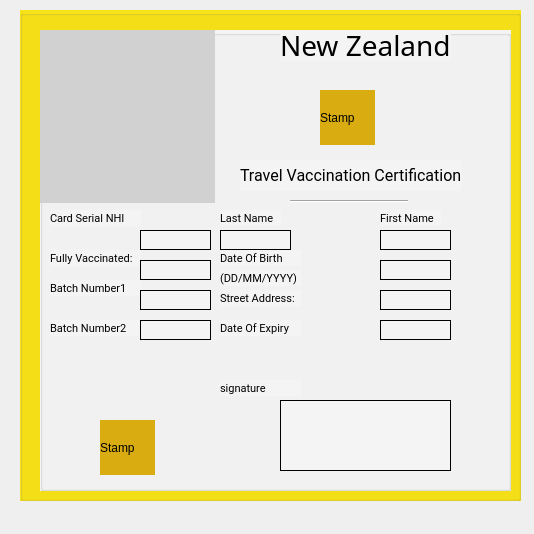
<?xml version="1.0" encoding="UTF-8"?>
<ui version="4.0">
 <class>covidPassportDialog</class>
 <widget class="QDialog" name="covidPassportDialog">
  <property name="geometry">
   <rect>
    <x>0</x>
    <y>0</y>
    <width>534</width>
    <height>534</height>
   </rect>
  </property>
  <property name="windowTitle">
   <string>Dialog</string>
  </property>
  <widget class="QGroupBox" name="groupBox">
   <property name="geometry">
    <rect>
     <x>20</x>
     <y>10</y>
     <width>501</width>
     <height>491</height>
    </rect>
   </property>
   <property name="styleSheet">
    <string notr="true">background-color: rgb(247, 225, 24);</string>
   </property>
   <property name="title">
    <string/>
   </property>
   <widget class="QGroupBox" name="groupBox_2">
    <property name="geometry">
     <rect>
      <x>20</x>
      <y>20</y>
      <width>471</width>
      <height>461</height>
     </rect>
    </property>
    <property name="styleSheet">
     <string notr="true">background-color: rgb(244, 244, 244);
</string>
    </property>
    <property name="title">
     <string/>
    </property>
    <widget class="QLabel" name="label">
     <property name="geometry">
      <rect>
       <x>0</x>
       <y>0</y>
       <width>175</width>
       <height>173</height>
      </rect>
     </property>
     <property name="styleSheet">
      <string notr="true">background-color: rgb(209, 209, 209);

</string>
     </property>
     <property name="text">
      <string/>
     </property>
    </widget>
    <widget class="QLabel" name="label_2">
     <property name="geometry">
      <rect>
       <x>240</x>
       <y>0</y>
       <width>171</width>
       <height>31</height>
      </rect>
     </property>
     <property name="styleSheet">
      <string notr="true">font-family: Nunito;
font-style: normal;
font-weight: normal;
font-size: 28px;
line-height: 38px;

color: #000000;</string>
     </property>
     <property name="text">
      <string>New Zealand</string>
     </property>
    </widget>
    <widget class="QLabel" name="Stamp">
     <property name="geometry">
      <rect>
       <x>280</x>
       <y>60</y>
       <width>55</width>
       <height>55</height>
      </rect>
     </property>
     <property name="styleSheet">
      <string notr="true">background-color: rgb(217, 173, 17);</string>
     </property>
     <property name="text">
      <string>Stamp</string>
     </property>
    </widget>
    <widget class="QLabel" name="label_3">
     <property name="geometry">
      <rect>
       <x>200</x>
       <y>130</y>
       <width>221</width>
       <height>31</height>
      </rect>
     </property>
     <property name="styleSheet">
      <string notr="true">
font-family: Roboto;
font-style: normal;
font-weight: normal;
font-size: 16px;
line-height: 19px;
</string>
     </property>
     <property name="text">
      <string>Travel Vaccination Certification</string>
     </property>
    </widget>
    <widget class="QLabel" name="label_4">
     <property name="geometry">
      <rect>
       <x>180</x>
       <y>180</y>
       <width>61</width>
       <height>16</height>
      </rect>
     </property>
     <property name="styleSheet">
      <string notr="true">font-family: Roboto;
font-style: normal;
font-weight: normal;
font-size: 11px;
</string>
     </property>
     <property name="text">
      <string>Last Name</string>
     </property>
    </widget>
    <widget class="QLabel" name="label_5">
     <property name="geometry">
      <rect>
       <x>340</x>
       <y>180</y>
       <width>61</width>
       <height>16</height>
      </rect>
     </property>
     <property name="styleSheet">
      <string notr="true">font-family: Roboto;
font-style: normal;
font-weight: normal;
font-size: 11px;
</string>
     </property>
     <property name="text">
      <string>First Name</string>
     </property>
    </widget>
    <widget class="QLabel" name="label_6">
     <property name="geometry">
      <rect>
       <x>180</x>
       <y>220</y>
       <width>81</width>
       <height>16</height>
      </rect>
     </property>
     <property name="styleSheet">
      <string notr="true">font-family: Roboto;
font-style: normal;
font-weight: normal;
font-size: 11px;
</string>
     </property>
     <property name="text">
      <string>Date Of Birth</string>
     </property>
    </widget>
    <widget class="QLabel" name="label_7">
     <property name="geometry">
      <rect>
       <x>180</x>
       <y>240</y>
       <width>81</width>
       <height>16</height>
      </rect>
     </property>
     <property name="styleSheet">
      <string notr="true">font-family: Roboto;
font-style: normal;
font-weight: normal;
font-size: 11px;
</string>
     </property>
     <property name="text">
      <string>(DD/MM/YYYY)</string>
     </property>
    </widget>
    <widget class="QLabel" name="label_8">
     <property name="geometry">
      <rect>
       <x>180</x>
       <y>260</y>
       <width>81</width>
       <height>16</height>
      </rect>
     </property>
     <property name="styleSheet">
      <string notr="true">font-family: Roboto;
font-style: normal;
font-weight: normal;
font-size: 11px;
</string>
     </property>
     <property name="text">
      <string>Street Address:</string>
     </property>
    </widget>
    <widget class="QLabel" name="label_9">
     <property name="geometry">
      <rect>
       <x>180</x>
       <y>290</y>
       <width>81</width>
       <height>16</height>
      </rect>
     </property>
     <property name="styleSheet">
      <string notr="true">font-family: Roboto;
font-style: normal;
font-weight: normal;
font-size: 11px;
</string>
     </property>
     <property name="text">
      <string>Date Of Expiry</string>
     </property>
    </widget>
    <widget class="QLabel" name="label_10">
     <property name="geometry">
      <rect>
       <x>180</x>
       <y>350</y>
       <width>81</width>
       <height>16</height>
      </rect>
     </property>
     <property name="styleSheet">
      <string notr="true">font-family: Roboto;
font-style: normal;
font-weight: normal;
font-size: 11px;
</string>
     </property>
     <property name="text">
      <string>signature</string>
     </property>
    </widget>
    <widget class="QLabel" name="Stamp_2">
     <property name="geometry">
      <rect>
       <x>60</x>
       <y>390</y>
       <width>55</width>
       <height>55</height>
      </rect>
     </property>
     <property name="styleSheet">
      <string notr="true">background-color: rgb(217, 173, 17);</string>
     </property>
     <property name="text">
      <string>Stamp</string>
     </property>
    </widget>
    <widget class="QLabel" name="label_11">
     <property name="geometry">
      <rect>
       <x>10</x>
       <y>180</y>
       <width>91</width>
       <height>16</height>
      </rect>
     </property>
     <property name="styleSheet">
      <string notr="true">font-family: Roboto;
font-style: normal;
font-weight: normal;
font-size: 11px;
</string>
     </property>
     <property name="text">
      <string>Card Serial NHI</string>
     </property>
    </widget>
    <widget class="QLabel" name="label_12">
     <property name="geometry">
      <rect>
       <x>10</x>
       <y>220</y>
       <width>91</width>
       <height>16</height>
      </rect>
     </property>
     <property name="styleSheet">
      <string notr="true">font-family: Roboto;
font-style: normal;
font-weight: normal;
font-size: 11px;
</string>
     </property>
     <property name="text">
      <string>Fully Vaccinated: </string>
     </property>
    </widget>
    <widget class="QLabel" name="label_13">
     <property name="geometry">
      <rect>
       <x>10</x>
       <y>250</y>
       <width>91</width>
       <height>16</height>
      </rect>
     </property>
     <property name="styleSheet">
      <string notr="true">font-family: Roboto;
font-style: normal;
font-weight: normal;
font-size: 11px;
</string>
     </property>
     <property name="text">
      <string>Batch Number1</string>
     </property>
    </widget>
    <widget class="QLabel" name="label_14">
     <property name="geometry">
      <rect>
       <x>10</x>
       <y>290</y>
       <width>91</width>
       <height>16</height>
      </rect>
     </property>
     <property name="styleSheet">
      <string notr="true">font-family: Roboto;
font-style: normal;
font-weight: normal;
font-size: 11px;
</string>
     </property>
     <property name="text">
      <string>Batch Number2</string>
     </property>
    </widget>
    <widget class="QLabel" name="label_15">
     <property name="geometry">
      <rect>
       <x>100</x>
       <y>200</y>
       <width>71</width>
       <height>20</height>
      </rect>
     </property>
     <property name="frameShape">
      <enum>QFrame::Panel</enum>
     </property>
     <property name="text">
      <string/>
     </property>
    </widget>
    <widget class="QLabel" name="label_16">
     <property name="geometry">
      <rect>
       <x>100</x>
       <y>230</y>
       <width>71</width>
       <height>20</height>
      </rect>
     </property>
     <property name="frameShape">
      <enum>QFrame::Panel</enum>
     </property>
     <property name="text">
      <string/>
     </property>
    </widget>
    <widget class="QLabel" name="label_17">
     <property name="geometry">
      <rect>
       <x>100</x>
       <y>260</y>
       <width>71</width>
       <height>20</height>
      </rect>
     </property>
     <property name="frameShape">
      <enum>QFrame::Panel</enum>
     </property>
     <property name="text">
      <string/>
     </property>
    </widget>
    <widget class="QLabel" name="label_18">
     <property name="geometry">
      <rect>
       <x>100</x>
       <y>290</y>
       <width>71</width>
       <height>20</height>
      </rect>
     </property>
     <property name="frameShape">
      <enum>QFrame::Panel</enum>
     </property>
     <property name="text">
      <string/>
     </property>
    </widget>
    <widget class="QLabel" name="label_19">
     <property name="geometry">
      <rect>
       <x>180</x>
       <y>200</y>
       <width>71</width>
       <height>20</height>
      </rect>
     </property>
     <property name="frameShape">
      <enum>QFrame::Panel</enum>
     </property>
     <property name="text">
      <string/>
     </property>
    </widget>
    <widget class="QLabel" name="label_20">
     <property name="geometry">
      <rect>
       <x>340</x>
       <y>200</y>
       <width>71</width>
       <height>20</height>
      </rect>
     </property>
     <property name="frameShape">
      <enum>QFrame::Panel</enum>
     </property>
     <property name="text">
      <string/>
     </property>
    </widget>
    <widget class="QLabel" name="label_21">
     <property name="geometry">
      <rect>
       <x>340</x>
       <y>230</y>
       <width>71</width>
       <height>20</height>
      </rect>
     </property>
     <property name="frameShape">
      <enum>QFrame::Panel</enum>
     </property>
     <property name="text">
      <string/>
     </property>
    </widget>
    <widget class="QLabel" name="label_22">
     <property name="geometry">
      <rect>
       <x>340</x>
       <y>260</y>
       <width>71</width>
       <height>20</height>
      </rect>
     </property>
     <property name="frameShape">
      <enum>QFrame::Panel</enum>
     </property>
     <property name="text">
      <string/>
     </property>
    </widget>
    <widget class="QLabel" name="label_23">
     <property name="geometry">
      <rect>
       <x>340</x>
       <y>290</y>
       <width>71</width>
       <height>20</height>
      </rect>
     </property>
     <property name="frameShape">
      <enum>QFrame::Panel</enum>
     </property>
     <property name="text">
      <string/>
     </property>
    </widget>
    <widget class="QLabel" name="label_24">
     <property name="geometry">
      <rect>
       <x>240</x>
       <y>370</y>
       <width>171</width>
       <height>71</height>
      </rect>
     </property>
     <property name="frameShape">
      <enum>QFrame::Panel</enum>
     </property>
     <property name="text">
      <string/>
     </property>
    </widget>
    <widget class="Line" name="line">
     <property name="geometry">
      <rect>
       <x>250</x>
       <y>170</y>
       <width>118</width>
       <height>3</height>
      </rect>
     </property>
     <property name="orientation">
      <enum>Qt::Horizontal</enum>
     </property>
    </widget>
   </widget>
  </widget>
 </widget>
 <resources/>
 <connections/>
</ui>
